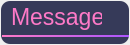
<?xml version="1.0" encoding="UTF-8"?>
<ui version="4.0">
 <class>Notification</class>
 <widget class="QMainWindow" name="Notification">
  <property name="geometry">
   <rect>
    <x>0</x>
    <y>0</y>
    <width>130</width>
    <height>45</height>
   </rect>
  </property>
  <property name="windowTitle">
   <string>MainWindow</string>
  </property>
  <widget class="QWidget" name="centralwidget">
   <layout class="QVBoxLayout" name="verticalLayout">
    <property name="spacing">
     <number>10</number>
    </property>
    <property name="leftMargin">
     <number>1</number>
    </property>
    <property name="topMargin">
     <number>1</number>
    </property>
    <property name="rightMargin">
     <number>1</number>
    </property>
    <property name="bottomMargin">
     <number>1</number>
    </property>
    <item>
     <widget class="QFrame" name="background">
      <property name="styleSheet">
       <string notr="true">QFrame {
	background-color: rgb(54, 58, 89);
	color: rgb(218, 218, 218);
	border-radius:9px;
}</string>
      </property>
      <property name="frameShape">
       <enum>QFrame::StyledPanel</enum>
      </property>
      <property name="frameShadow">
       <enum>QFrame::Raised</enum>
      </property>
      <widget class="QLabel" name="msg">
       <property name="geometry">
        <rect>
         <x>10</x>
         <y>3</y>
         <width>91</width>
         <height>31</height>
        </rect>
       </property>
       <property name="font">
        <font>
         <pointsize>17</pointsize>
         <italic>false</italic>
         <bold>false</bold>
         <underline>false</underline>
        </font>
       </property>
       <property name="styleSheet">
        <string notr="true">color: rgb(254, 121, 199);</string>
       </property>
       <property name="text">
        <string>Message</string>
       </property>
       <property name="alignment">
        <set>Qt::AlignLeading|Qt::AlignLeft|Qt::AlignTop</set>
       </property>
      </widget>
      <widget class="QProgressBar" name="progressBar">
       <property name="geometry">
        <rect>
         <x>1</x>
         <y>34</y>
         <width>128</width>
         <height>2</height>
        </rect>
       </property>
       <property name="minimumSize">
        <size>
         <width>0</width>
         <height>2</height>
        </size>
       </property>
       <property name="maximumSize">
        <size>
         <width>16777215</width>
         <height>2</height>
        </size>
       </property>
       <property name="styleSheet">
        <string notr="true">QProgressBar {
	background-color: rgb(54, 58, 89);
	color: rgba(255, 255, 255, 0);
	border-style: none;
}

QProgressBar::chunk {
	border-radius: 10px;
	background-color: qlineargradient(spread:pad, x1:0, y1:0.511364, x2:1, y2:0.523, stop:0 rgba(254, 121, 199, 255), stop:1 rgba(170, 85, 255, 255));
}</string>
       </property>
       <property name="maximum">
        <number>100</number>
       </property>
       <property name="value">
        <number>100</number>
       </property>
       <property name="textVisible">
        <bool>true</bool>
       </property>
       <property name="format">
        <string>%p%</string>
       </property>
      </widget>
     </widget>
    </item>
   </layout>
  </widget>
 </widget>
 <resources/>
 <connections/>
</ui>
